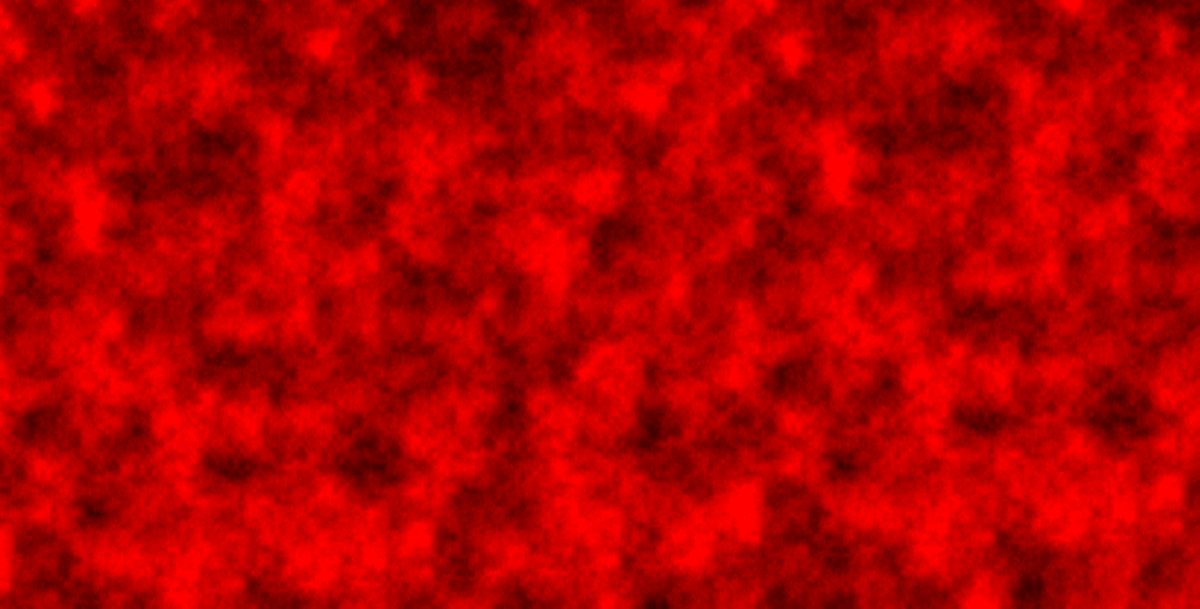
Frame 1 (no input)
Frame 2 (the mouse pressed at the canvas centre, redrawn once): identical to frame 1, image omitted

The Processing sketch that drew this single still picture (run headless with seeded random() and noise(); the mouse was pressed at the canvas centre and the sketch redrawn once):

// Processing sketch: colourfulGrid
// ── colourfulGrid.pde
void setup(){
  size(1280,650);
}

float noiseScale = 0.02;
float noiseVal;

void draw(){
  background(255);
  noStroke();
  float k = 1;
  
  noiseDetail(8,0.65);
  for(float x=0; x<width; x+=k){
    for(float y=0; y<height; y+=k){
      noiseVal = noise(x*noiseScale,y*noiseScale);
      stroke(noiseVal*255,0,0);
      strokeWeight(k+10);
      point(x,y);
    }
  }
  noLoop();
}
